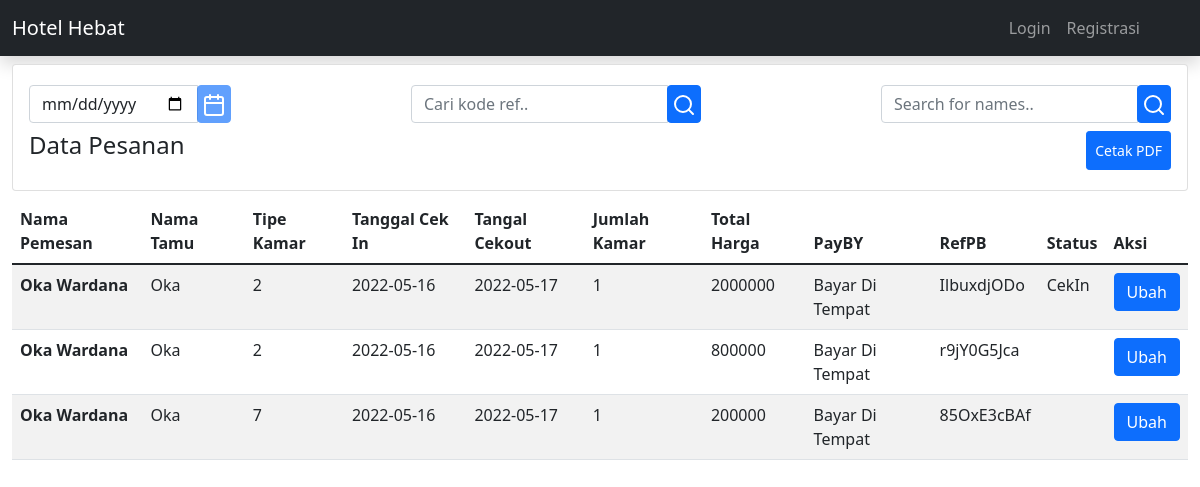
Screenshot of /index.php/resepsionis/dafpes with the database file from the repository.
### tables this page shows
CREATE TABLE `pemesanan` (
  `id_pemesanan` int(11) NOT NULL,
  `nama_pemesan` varchar(50) NOT NULL,
  `email` varchar(35) NOT NULL,
  `no_hp` varchar(35) NOT NULL,
  `nama_tamu` varchar(50) NOT NULL,
  `id_kamar` int(11) NOT NULL,
  `tgl_cekin` date NOT NULL,
  `tgl_cekout` date NOT NULL,
  `jml_kamar` int(11) NOT NULL,
  `T_harga` int(11) NOT NULL,
  `PayBy` enum('Bayar Di Tempat','M-Banking') NOT NULL,
  `PayEND` int(1) NOT NULL,
  `Status` enum('CekIn','CekOut') NOT NULL,
  `RefPB` varchar(255) NOT NULL
);

### application/controllers/Resepsionis.php (called while the page is built, shortened)
<?php
class Resepsionis extends CI_Controller {
    public function __construct()
    {
            $this->load->model('Mres');
    }
    public function dafpes()
    {
        $data['datapes'] = $this->Mres->datapesanan();
        $this->load->view('Resepsionis/Daftarpesanan', $data);
    }
}

### index.php (called while the page is built, shortened)
<?php
require_once BASEPATH.'core/CodeIgniter.php';

### application/models/Mres.php (called while the page is built, shortened)
<?php
class Mres extends CI_Model {
    public function datapesanan()
    {
       $data = $this->db->get('pemesanan')->result();
       return $data;
    }
}

### application/views/Resepsionis/Daftarpesanan.php (the view, shortened to what this page needs)
<!DOCTYPE html>
<html lang="en">
<head>
    <link href="https://cdn.jsdelivr.net/npm/bootstrap@5.1.3/dist/css/bootstrap.min.css" rel="stylesheet">
</head>
<body>
<div class="container-fluid">
    <div class="card p-3 mt-2">
    <div class="d-flex justify-content-between">
                <div class="col-md-1.1 my-1">
                    <div class="input-group">
                        <input type="date" id="myDate" onmouseleave="functionTanggal()" class="form-control pr-5">
                        <div class="input-group-append">
                              <button class="btn btn-primary p-1" type="button" style="height:38.2px;" disabled>
                                <i data-feather="calendar"></i>
                              </button>
                            </div>
                      </div>
                    </div>
                    <div class="col-sm-1.5 my-1">
                        <div class="input-group">
                            <input type="text" class="form-control" id="myRef" onkeyup="myRef()" placeholder="Cari kode ref..">
                            <div class="input-group-append">
                              <button class="btn btn-primary p-1" type="button" style="height:38.2px;">
                                <i data-feather="search"></i>
                              </button>
                            </div>
                        </div>
                    </div>
                    <div class="col-sm-1.5 my-1">
                        <div class="input-group">
                            <input type="text" class="form-control" id="myInput" onkeyup="myFunction()" placeholder="Search for names..">
                            <div class="input-group-append">
                              <button class="btn btn-primary p-1" type="button" style="height:38.2px;">
                                <i data-feather="search"></i>
                              </button>
                            </div>
                        </div>
                    </div>
                </div>
                <div class="col-sm-1.5 my-1">
                    <div class="d-flex justify-content-between">
                    <h4 class="text-dark ml-1">Data Pesanan</h4>
                    <a href="<?= base_url('Resepsionis/cetak'); ?>" target="_blank" class="btn btn-sm btn-primary p-2"><i  class="fas fa-print"></i> Cetak PDF</a>
                    </div>
                </div>
    </div>
    </div>
<div class="container-fluid">
<table class="table table-striped mt-2 mb-4" id="myTable">
            <thead>
                <tr>
                <th scope="col">Nama Pemesan</th>
                <th scope="col">Nama Tamu</th>
                <th scope="col">Tipe Kamar</th>
                <th scope="col">Tanggal Cek In</th>
                <th scope="col">Tangal Cekout</th>
                <th scope="col">Jumlah Kamar</th>
                <th scope="col">Total Harga</th>
                <th scope="col">PayBY</th>
                <th scope="col">RefPB</th>
                <th scope="col">Status</th>
                <th scope="col">Aksi</th>
                </tr>
            </thead>
            <tbody>
                <?php foreach ($datapes as $value) :?>
                <tr>
                <th scope="row"><?= $value->nama_pemesan?></th>
                <td><?= $value->nama_tamu?></td>
                <td><?= $value->id_kamar?></td>
                <td><?= $value->tgl_cekin?></td>
                <td><?= $value->tgl_cekout?></td>
                <td><?= $value->jml_kamar?></td>
                <td><?= $value->T_harga?></td>
                <td><?= $value->PayBy ?></td>
                <td><?= $value->RefPB ?></td>
                <td><?= $value->Status ?></td>
                    <td>
                        <div class="d-gird">
                        <a href="<?= base_url('Resepsionis/gantistatus').'?id='.$value->id_pemesanan ?>" type="button" class="btn btn-primary d-grid">Ubah </a>
                        </div>
                    </td>
                </tr>
                <?php endforeach ;?>
            </tbody>
        </table>
    </div>
</body>
</html>

### rows the page displays
pemesanan: nama_pemesan "Oka Wardana", nama_tamu "Oka", id_kamar "2", tgl_cekin "2022-05-16", tgl_cekout "2022-05-17", jml_kamar "1", T_harga "2000000", PayBy "Bayar Di Tempat", RefPB "IlbuxdjODo", Status "CekIn"
pemesanan: nama_pemesan "Oka Wardana", nama_tamu "Oka", id_kamar "2", tgl_cekin "2022-05-16", tgl_cekout "2022-05-17", jml_kamar "1", T_harga "800000", PayBy "Bayar Di Tempat", RefPB "r9jY0G5Jca"
pemesanan: nama_pemesan "Oka Wardana", nama_tamu "Oka", id_kamar "7", tgl_cekin "2022-05-16", tgl_cekout "2022-05-17", jml_kamar "1", T_harga "200000", PayBy "Bayar Di Tempat", RefPB "85OxE3cBAf"
